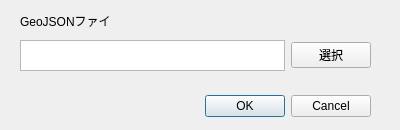
<?xml version="1.0" encoding="UTF-8"?>
<ui version="4.0">
 <class>UPrepEdit2RDialogBase</class>
 <widget class="QDialog" name="UPrepEdit2RDialogBase">
  <property name="geometry">
   <rect>
    <x>0</x>
    <y>0</y>
    <width>400</width>
    <height>130</height>
   </rect>
  </property>
  <property name="windowTitle">
   <string>UPrep Edit 2R</string>
  </property>
  <widget class="QDialogButtonBox" name="button_box">
   <property name="geometry">
    <rect>
     <x>30</x>
     <y>90</y>
     <width>341</width>
     <height>32</height>
    </rect>
   </property>
   <property name="orientation">
    <enum>Qt::Horizontal</enum>
   </property>
   <property name="standardButtons">
    <set>QDialogButtonBox::Cancel|QDialogButtonBox::Ok</set>
   </property>
  </widget>
  <widget class="QLabel" name="label">
   <property name="geometry">
    <rect>
     <x>20</x>
     <y>10</y>
     <width>91</width>
     <height>21</height>
    </rect>
   </property>
   <property name="text">
    <string>GeoJSONファイル</string>
   </property>
  </widget>
  <widget class="QWidget" name="layoutWidget">
   <property name="geometry">
    <rect>
     <x>20</x>
     <y>40</y>
     <width>351</width>
     <height>31</height>
    </rect>
   </property>
   <layout class="QHBoxLayout" name="horizontalLayout">
    <item>
     <widget class="QTextBrowser" name="textBrowser"/>
    </item>
    <item>
     <widget class="QPushButton" name="pushButton">
      <property name="text">
       <string>選択</string>
      </property>
     </widget>
    </item>
   </layout>
  </widget>
 </widget>
 <resources/>
 <connections>
  <connection>
   <sender>button_box</sender>
   <signal>accepted()</signal>
   <receiver>UPrepEdit2RDialogBase</receiver>
   <slot>accept()</slot>
   <hints>
    <hint type="sourcelabel">
     <x>20</x>
     <y>20</y>
    </hint>
    <hint type="destinationlabel">
     <x>20</x>
     <y>20</y>
    </hint>
   </hints>
  </connection>
  <connection>
   <sender>button_box</sender>
   <signal>rejected()</signal>
   <receiver>UPrepEdit2RDialogBase</receiver>
   <slot>reject()</slot>
   <hints>
    <hint type="sourcelabel">
     <x>20</x>
     <y>20</y>
    </hint>
    <hint type="destinationlabel">
     <x>20</x>
     <y>20</y>
    </hint>
   </hints>
  </connection>
 </connections>
</ui>
